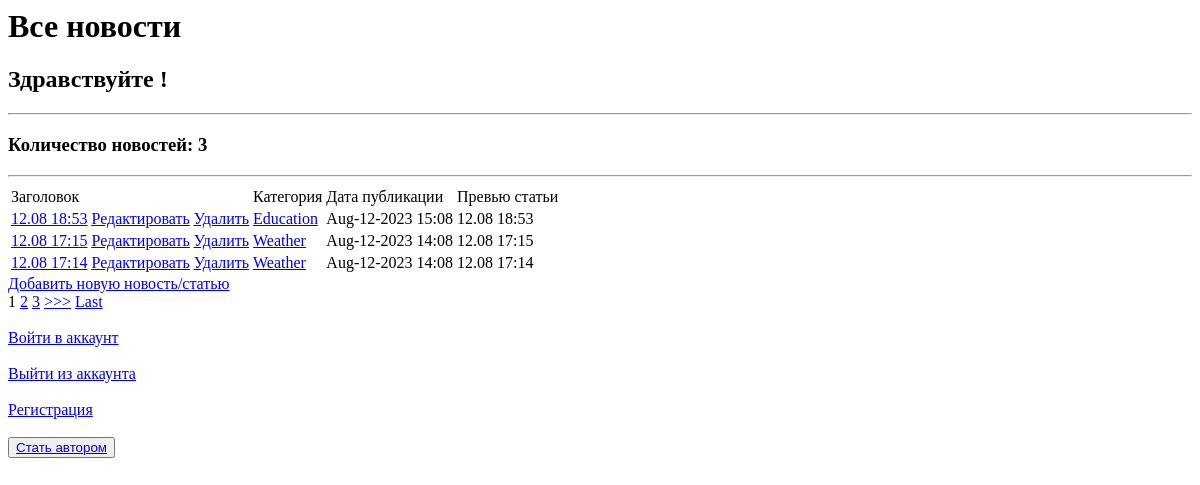
Before: /news/ with the older database file.
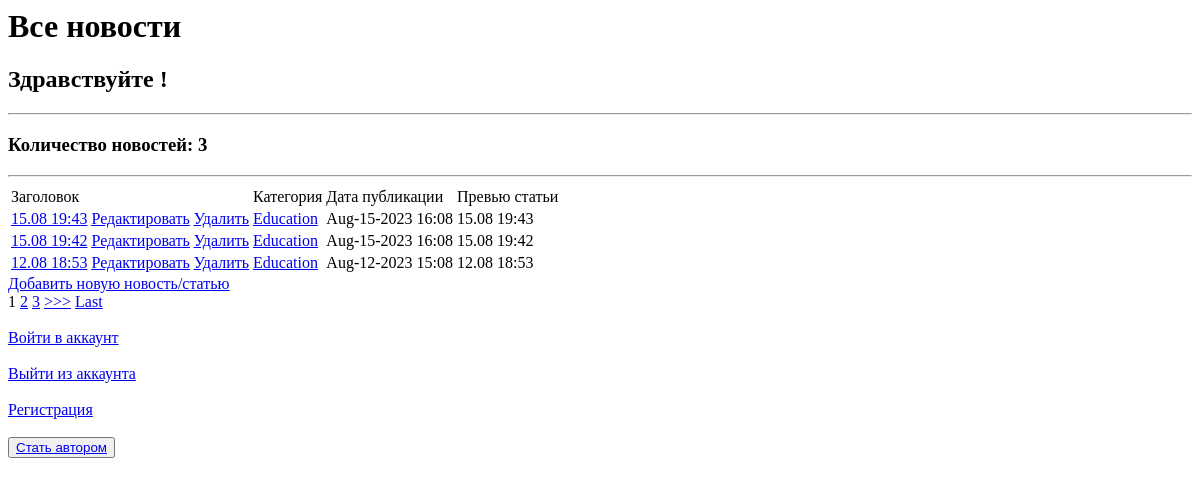
After: the same page with the newer database file.
### newapp/models.py (models this page shows, shortened)
class Post(models.Model):
    author = models.ForeignKey(Author, on_delete=models.CASCADE)
    NEWS = 'NW'
    ARTICLE = 'AR'
    CATEGORY_CHOICES = (
        (NEWS, 'Новость'),
        (ARTICLE, 'Статья'),
    )
    categoryType = models.CharField(max_length=2, choices=CATEGORY_CHOICES, default=ARTICLE)
    dateCreation = models.DateTimeField(auto_now_add=True)
    postCategory = models.ManyToManyField(Category, through='PostCategory')
    title = models.CharField(max_length=128)
    text = models.TextField()
    rating = models.SmallIntegerField(default=0)

class Category(models.Model):
    name = models.CharField(max_length=64, unique=True)
    subscribers = models.ManyToManyField(User, through='CategorySubscriber')
    def __str__(self):
        return self.name

### newapp/views.py (the view, shortened to what this page needs)
# urls.py: path('', NewsListView.as_view(), name='main_page'),
class NewsListView(ListView):
    model = Post
    template_name = 'news.html'
    context_object_name = 'news'
    queryset = Post.objects.order_by('-id')
    paginate_by = 3
    form_class = NewsForm
    def get_context_data(self, **kwargs):
        context = super().get_context_data(**kwargs)
        context['filter'] = NewsFilter(self.request.GET, queryset=self.get_queryset())
        context['form'] = self.form_class()
        context['is_not_authors'] = not self.request.user.groups.filter(name='authors').exists()
        return context

### newapp/templatetags/custom_filters.py (called while the page is built)
@register.filter(name='censor')
def censor(value):
    censored_words = ['плохое_слово_1', 'нежелательное_слово2', 'нежелательное_слово3']
    censored_value = value
    for word in censored_words:
        censored_value = censored_value.replace(word, '*' * len(word))
    return censored_value

### templates/news.html (shortened to what this page needs)
{% extends 'flatpages/default.html' %}
{% load custom_filters %}
{% block title %}
    <h1>Все новости</h1>
{% endblock title %}
{% block content %}
    <h2>Здравствуйте {{request.user.username}}!</h2>
    <hr>
    <h3>Количество новостей: {{ news|length }}</h3>
    <hr>
    {% if news %}
        <table>
            <tr>
                <td>
                    Заголовок
                </td>
                <td>
                    Категория
                </td>
                <td>
                    Дата публикации
                </td>
                <td>
                    Превью статьи
                </td>
            </tr>
            {% for new in news %}
                <tr>
                    <td>
                        <a href="{% url 'new' new.id %}">{{ new.title|censor }}</a>
                        <a href="{% url 'news-update' new.id %}"><u>Редактировать</u></a>
                        <a href="{% url 'news-delete' new.id %}"><u>Удалить</u></a>
                    </td>
                    <td>
                        {% for category in new.postCategory.all %}
                        <a href="{% url 'cat' category.id %}">{{category}}</a>
                        {% endfor %}
                    </td>
                    <td>
                        {{ new.dateCreation|date:'M-d-Y H:m'}}
                    </td>
                    <td>
                        {{ new.text|truncatechars:50|censor }}
                    </td>
                </tr>
             {% endfor %}
        </table>
<a href="{% url 'news-create' %}">Добавить новую новость/статью</a> <br>
        <div class="pagination">
            {% if is_paginated %}
                {% for num in page_obj.paginator.page_range %}
                    {% if page_obj.number == num %}
                        <a>{{ num }}</a>
                    {% elif num > page_obj.number|add:'-3' and num < page_obj.number|add:'3' %}
                        <a href="?page={{ num }}">{{ num }}</a>
                    {% endif %}
                {% endfor %}
                {% if page_obj.has_next %}
                    <a href="?page={{ page_obj.next_page_number }}">>>></a>
                    <a href="?page={{ page_obj.paginator.num_pages }}">Last</a>
                {% endif %}
            {% endif %}
        </div>
    {% else %}
        <h2>Новостей нет!</h2>
    {% endif %}
<a class="btn btn-primary" href="{% url 'login' %}">
 Войти в аккаунт
</a>
<a class="btn btn-primary" href="{% url 'logout' %}">
 Выйти из аккаунта
</a>
<a class="btn btn-primary" href="{% url 'signup' %}">
 Регистрация
</a>
{% if is_not_authors %}
<button><a class="btn btn-primary" href="{% url 'be_author' %}">Стать автором</a></button>
{% else %}
    <h3>Вы уже являетесь автором</h3>
{% endif %}
{% endblock content %}

Changed rows visible on the page:
no longer on this page (row unchanged): Post: title|censor "12.08 17:15", dateCreation "Aug-12-2023 14:08", text|censor "12.08 17:15"
no longer on this page (row unchanged): Category: name "Weather"
no longer on this page (row unchanged): Post: title|censor "12.08 17:14", dateCreation "Aug-12-2023 14:08", text|censor "12.08 17:14"
added Post: title|censor "15.08 19:43", dateCreation "Aug-15-2023 16:08", text|censor "15.08 19:43", Category (name "Education")
added Post: title|censor "15.08 19:42", dateCreation "Aug-15-2023 16:08", text|censor "15.08 19:42", Category (name "Education")
